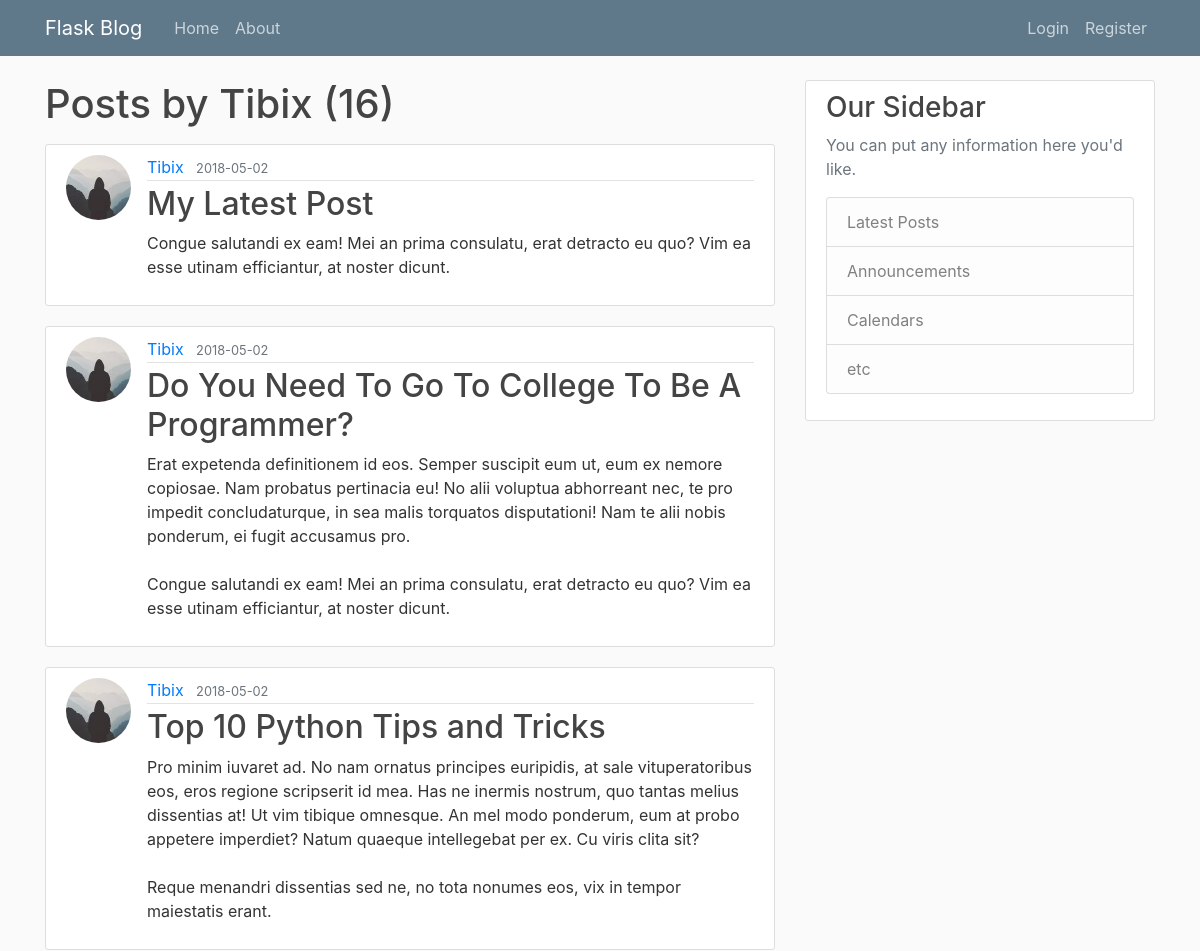
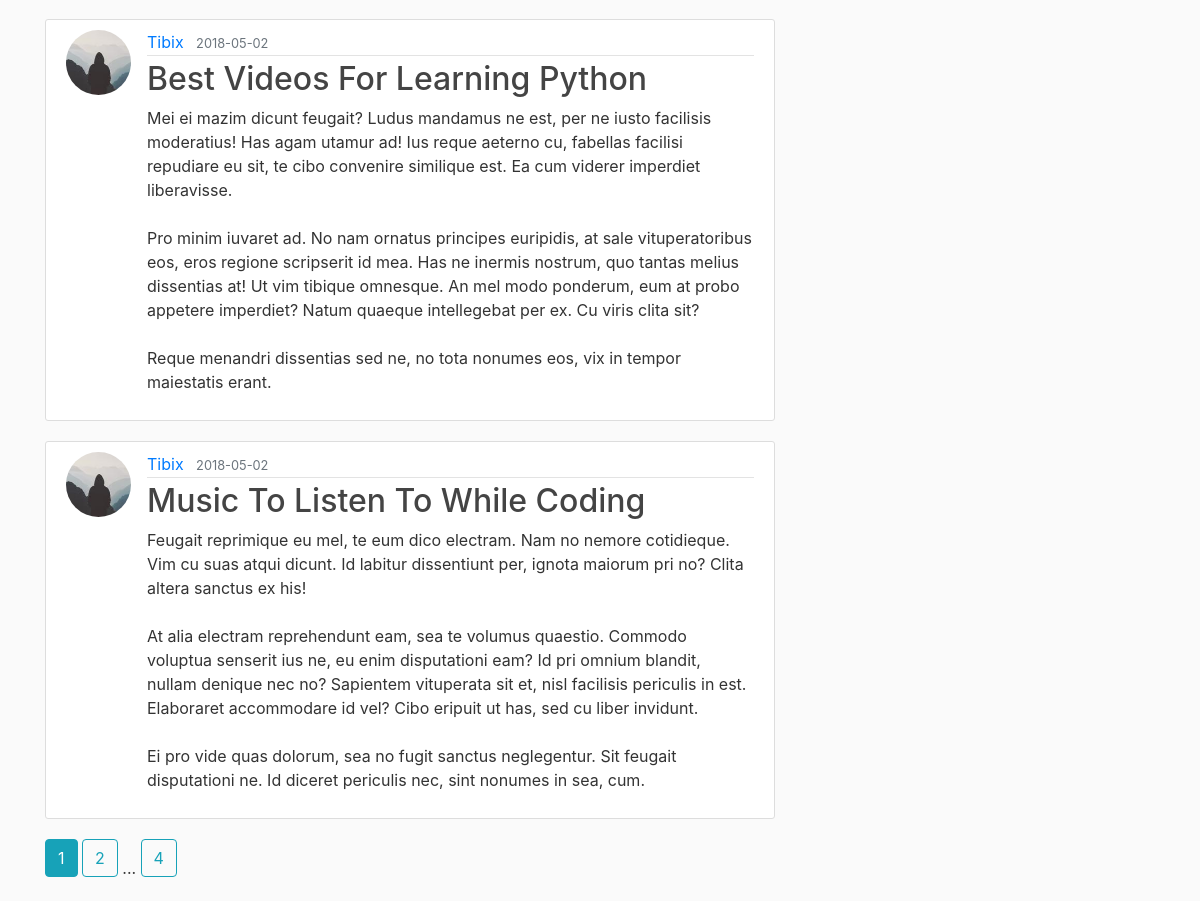
The page /user/Tibix on the database as committed earlier (2 pictures, top to bottom).
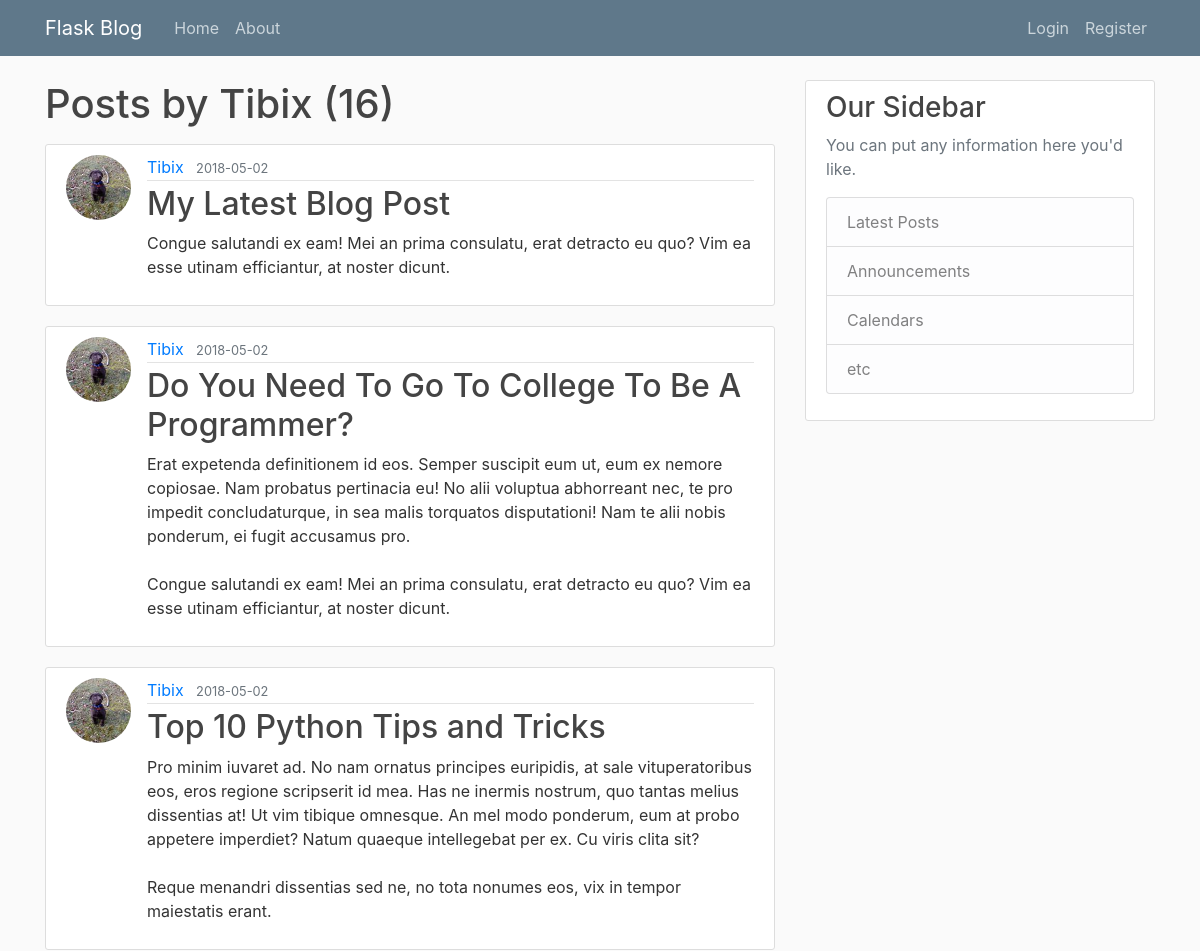
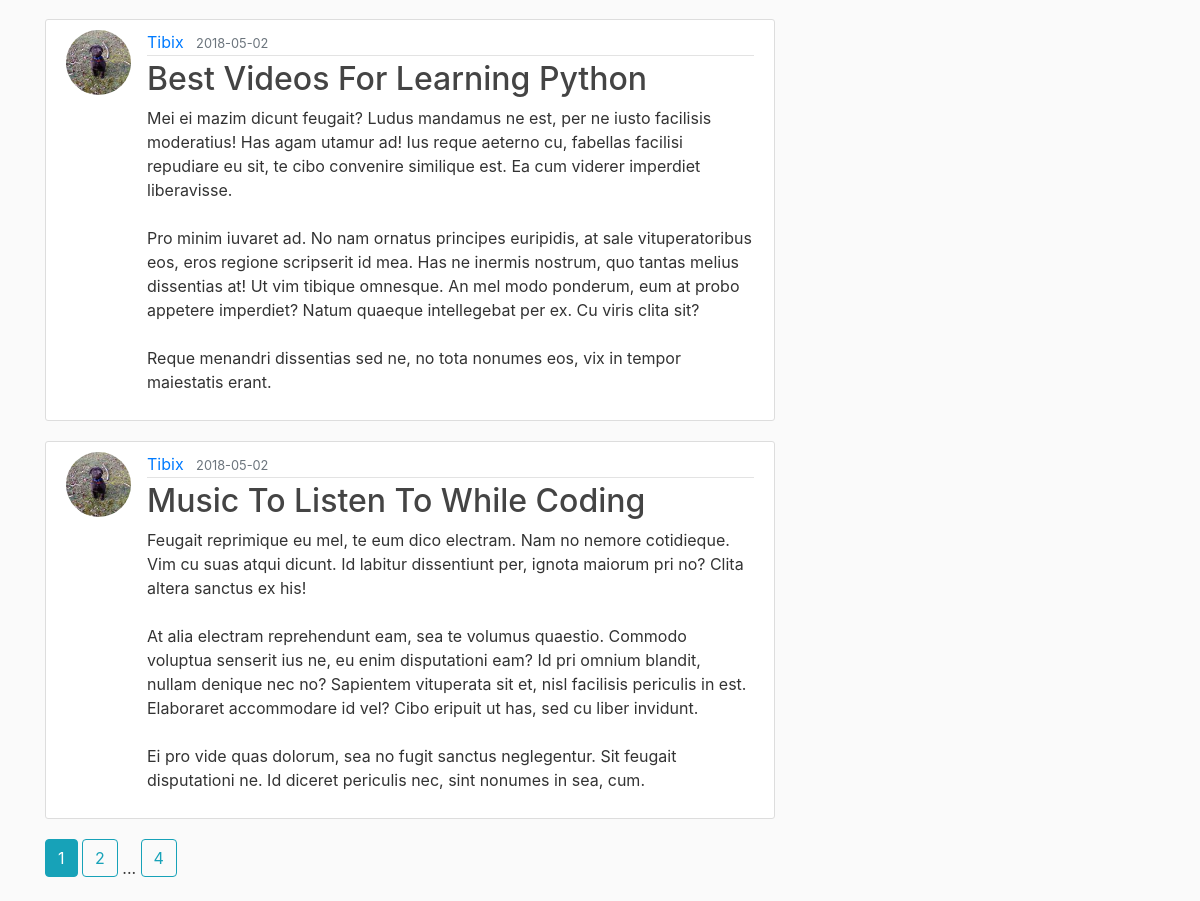
The same page on the database as committed later (2 pictures, top to bottom).
### flaskblog/models.py (models this page shows, shortened)
class Post(db.Model):
    id = db.Column(db.Integer, primary_key=True)
    title = db.Column(db.String(100), nullable=False)
    date_posted = db.Column(db.DateTime, nullable=False, default=datetime.utcnow)
    content = db.Column(db.Text, nullable=False)
    user_id = db.Column(db.Integer, db.ForeignKey('user.id'), nullable=False)

class User(db.Model, UserMixin):
    id = db.Column(db.Integer, primary_key=True)
    username = db.Column(db.String(20), unique=True, nullable=False)
    email = db.Column(db.String(120), unique=True, nullable=False)
    image_file = db.Column(db.String(20), nullable=False, default='default.jpg')
    password = db.Column(db.String(60), nullable=False)
    posts = db.relationship('Post', backref='author', lazy=True)

### flaskblog/users/routes.py (the view)
@users.route("/user/<string:username>")
def user_posts(username):
    page = request.args.get('page', 1, type=int)
    user = User.query.filter_by(username=username).first_or_404()
    posts = Post.query.filter_by(author=user)\
        .order_by(Post.date_posted.desc())\
        .paginate(page=page, per_page=5)
    return render_template('user_posts.html', posts=posts, user=user)

### flaskblog/templates/user_posts.html
{% extends "layout.html" %}
{% block content %}
    <h1 class="mb-3">Posts by {{ user.username }} ({{ posts.total }})</h1>
    {% for post in posts.items %}
        <article class="media content-section">
          <img class="rounded-circle article-img" src="{{ url_for('static', filename='profile_pics/' + post.author.image_file) }}">
          <div class="media-body">
            <div class="article-metadata">
              <a class="mr-2" href="{{ url_for('users.user_posts', username=post.author.username) }}">{{ post.author.username }}</a>
              <small class="text-muted">{{ post.date_posted.strftime('%Y-%m-%d') }}</small>
            </div>
            <h2><a class="article-title" href="{{ url_for('posts.post', post_id=post.id) }}">{{ post.title }}</a></h2>
            <p class="article-content">{{ post.content }}</p>
          </div>
        </article>
    {% endfor %}
    {% for page_num in posts.iter_pages(left_edge=1, right_edge=1, left_current=1, right_current=2) %}
      {% if page_num %}
        {% if posts.page == page_num %}
          <a class="btn btn-info mb-4" href="{{ url_for('users.user_posts', username=user.username, page=page_num) }}">{{ page_num }}</a>
        {% else %}
          <a class="btn btn-outline-info mb-4" href="{{ url_for('users.user_posts', username=user.username, page=page_num) }}">{{ page_num }}</a>
        {% endif %}
      {% else %}
        ...
      {% endif %}
    {% endfor %}
{% endblock content %}

Rows that differ between the two databases and show on the page:
changed Post: image_file: a different picture; title "My Latest Post" → "My Latest Blog Post"
changed through a linked row, Post "Do You Need To Go To College To Be A Programmer?": image_file: a different picture
changed through a linked row, Post "Top 10 Python Tips and Tricks": image_file: a different picture
changed through a linked row, Post "Best Videos For Learning Python": image_file: a different picture
changed through a linked row, Post "Music To Listen To While Coding": image_file: a different picture
